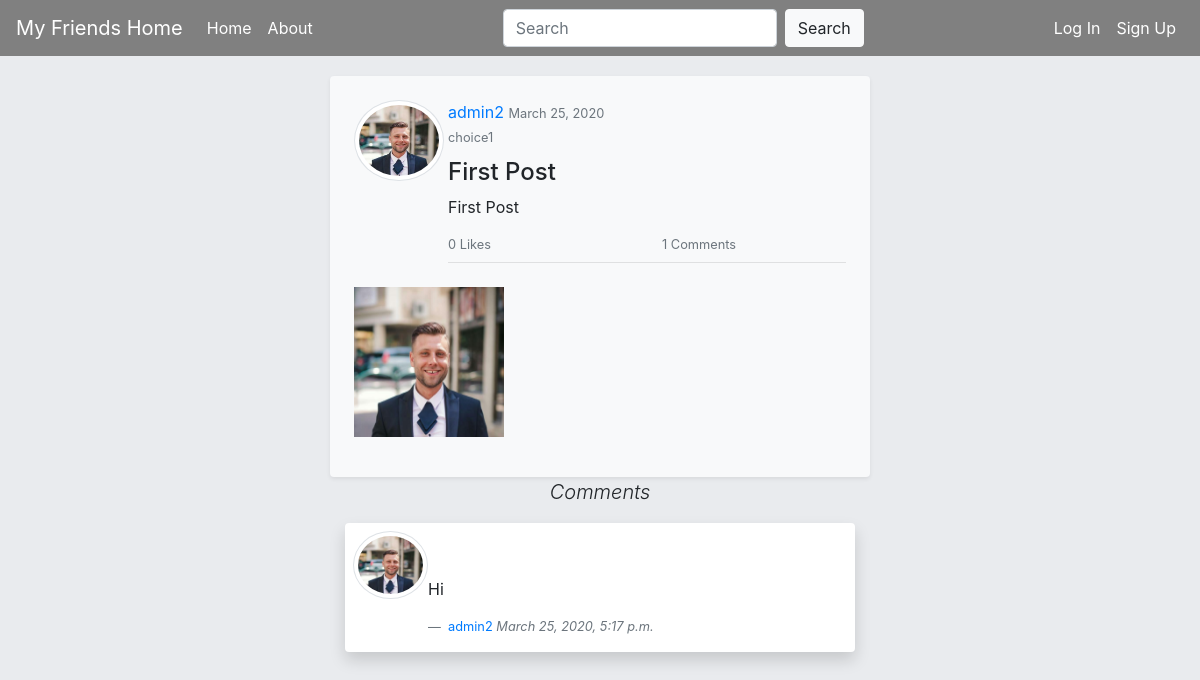
The app's page /post/75 with its own data.
### blog/models.py (models this page shows, shortened)
class Post(models.Model):
    author = models.ForeignKey(User, related_name='posts', on_delete=models.CASCADE)
    title = models.CharField(max_length=200)
    text = models.TextField()
    topic = models.CharField(
        max_length=30,
        choices=(
            ('General', 'General'),
            ('Sports & Fitness', 'Sports & Fitness'),
            ('Health', 'Health'),
            ('Entertainment', 'Entertainment'),
            ('Music', 'Music'),
            ('Education', 'Education'),
            ('Science & Tech', 'Science & Tech'),
            ('Humor', 'Humor'),
            ('Food & Drink', 'Food & Drink'),
            ('Family & Parenting', 'Family & Parenting'),
            ('Style', 'Style'),
            ('Arts', 'Arts'),
            ('Travel', 'Travel'),
            ('Animals', 'Animals'),
        ),
        default='choice1',
    )
    created_date = models.DateTimeField(default=timezone.now)
    likes = models.ManyToManyField(Profile, related_name='likes', blank=True)
    def like_count(self):
        return self.likes.all().count()

class Image(models.Model):
    post = models.ForeignKey(Post, related_name='images', on_delete=models.CASCADE)
    image = models.ImageField(upload_to='')

class Comment(models.Model):
    post = models.ForeignKey(Post, related_name='comments', on_delete=models.CASCADE)
    author = models.ForeignKey(User, related_name='comments', on_delete=models.CASCADE)
    text = models.TextField()
    created_date = models.DateTimeField(default=timezone.now)

### blog/views.py (the view)
# urls.py: path('post/<int:pk>', views.PostDetailView.as_view(), name='post_detail'),
class PostDetailView(DetailView):
    model = Post
    def get(self, request, *args, **kwargs):
        self.object = self.get_object()
        images = Image.objects.filter(post=self.object)
        context = {'post': self.object, 'images': images}
        return render(request, 'blog/post_detail.html', context)

### blog/templates/blog/post_detail.html (shortened to what this page needs)
{% extends "blog/base.html" %}
{% block content %}
{% load static %}
<article class="p-4 bg-light rounded shadow-sm post">
    <div class="media" style="">
      <div class="media-left media-top">
        <a href="{% url 'profile_watch' pk=post.author.pk %}">
          <img class="rounded-circle img-thumbnail" src="{{ post.author.profile.image.url }}" alt="" width="90">
        </a>
      </div>
      <div class="media-body ml-1">
          <div class="user-and-date">
              <a href="{% url 'profile_watch' pk=post.author.pk %}">{{ post.author.username }}</a>
              <small class="text-muted">{{ post.created_date|date:"F d, Y" }}</small><br>
              <small class="text-muted">{{ post.topic  }}</small>
          </div>
        <h4 class="media-heading">{{ post.title }}</h4>
            <p class="font-italic mb-0">{{ post.text|safe|linebreaksbr }}</p>
           <div class="row small text-muted mt-3 mb-0">
              <div class="col-lg-6 float-left">{{post.like_count}} Likes</div>
              <div class="col-lg-6 float-right">{{ post.comments.count }} Comments</div>
          </div>
            <hr class="my-2">
      </div>
    </div>
    <div class="row mt-3">
      {% for image in images %}
      <figure class="col-md-4">
        <a href="{{ image.image.url }}">
          <img alt="picture" src="{{ image.image.url }}" height="150" width="150">
        </a>
      </figure>
      {% endfor %}
    </div>
</article>
<p class="font-italic lead text-center">Comments</p>
{% for comment in post.comments.all %}
<section class="pb-3">
    <div class="container">
        <div class="bg-white shadow rounded">
            <div class="carousel-inner px-2">
                <div class="media mt-2">
                    <a href="{% url 'profile_watch' pk=post.author.pk %}">
                        <img class="rounded-circle img-thumbnail" src="{{ comment.author.profile.image.url }}" alt="" width="75">
                    </a>
                    <div class="media-body">
                        <blockquote>
                            <p class="font-italic lead"> {{ comment.text|safe|linebreaks }}</p>
                            <footer class="blockquote-footer">
                                <a href="{% url 'profile_watch' pk=comment.author.pk %}">{{ comment.author.username }}</a>
                                <cite title="Source Title"> {{ comment.created_date }}</cite>
                            </footer>
                        </blockquote>
                    </div>
                </div>
            </div>
        </div>
    </div>
</section>
{% endfor %}
{% endblock %}

### blog/static/css/blog.css (style rules this page uses)
body { background-color: #E9EBEE; }
.post { margin-top: 20px; }
.user-and-date { margin-bottom: 10px; }

### records on screen
Post: author.username "admin2", created_date "March 25, 2020", topic "choice1", title "First Post", text "First Post", like_count "0", comments.count "1"
Comment: text "Hi", author.username "admin2", created_date "March 25, 2020, 5:17 p.m."
